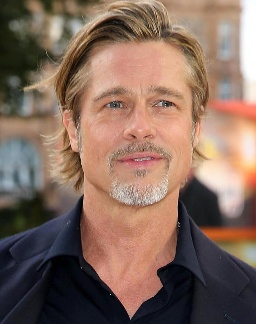
#> input picture Face detection and clustering/faceCluster_5/1.jpg, 256 x 324 px
$ python FaceCluster.py faceCluster_5
#> lines starting #> are read from the running program, lines starting #| are printed output that depends on the picture
import sys
import json
import numpy as np
#import re
import os
from os import path
import cv2
import face_recognition

def crop_face(imgs):
    imgs_crop = []
    #cv2_dir = os.path.dirname(os.path.abspath(cv2.__file__))
    #haar_xml = os.path.join(cv2_dir, 'data/haarcascade_frontalface_alt.xml')

    #Use haar cascade to detect face
    haar_xml = "Model_Files/haarcascade_frontalface_alt.xml"
    if not path.exists(haar_xml):
        print("Cannot find haarcascade_frontalface_alt.xml under Model_Files folder, " + \
              "please download it: https://github.com/opencv/opencv/tree/master/data/haarcascades")
        return
    faceCascade = cv2.CascadeClassifier(haar_xml)

    #Recognize face in each image
    for index in range(0,len(imgs)):

        img_name = imgs[index][0]
        img = imgs[index][1]

        #Transfer img to gray img
        gray = cv2.cvtColor(img, cv2.COLOR_BGR2GRAY)
        detect_faces = faceCascade.detectMultiScale(
            gray,
            scaleFactor=1.06,
            minNeighbors=5,
        )
        if len(detect_faces) > 0:
            # Store in dict format
            for x,y,w,h in detect_faces:
                x = int(x)
                w = int(w)
                h = int(h*1.2)+int(y*0.2)
                y = int(y*0.8)
                img_new=img[y:y+h,x:x+w]

                #img_vec = face_recognition.face_encodings(img_new, [(y, x+w, y+h, x)])
                img_vec = face_recognition.face_encodings(img, [(y, x+w, y+h, x)])
                face = {"iname": img_name, "img_vec": img_vec[0], "img":img_new}
                imgs_crop.append(face)


    return imgs_crop

# [87 lines left out: functions clusters_list, find_min_pairs, face_cluster, dump_cluster_img, not called in this run]

def main():

    imgs_dir = sys.argv[1]

    #read images
    imgs = []
    cluster_k = 0
    cluster_k = int(''.join(filter(str.isdigit, imgs_dir)))

    file_list = os.listdir(imgs_dir)
    file_list.sort(key=lambda file_name: int(''.join(filter(str.isdigit, file_name))))

    for img_file in file_list:
        img = cv2.imread(os.path.join(imgs_dir,img_file))
#> img is the input picture: shape (324, 256, 3); mean B, G, R 93.3, 106.4, 132.5
        if img is not None:
            imgs.append([img_file, img])
    # Step1 and 2
    imgs_crop = []
    imgs_crop = crop_face(imgs)
#> the loop in crop_face, `for index in range(0,len(imgs)): ` made 1 pass
#> (img_name, detect_faces) on pass 1: ('1.jpg', [[69, 49, 143, 143]])
#> pass 1, in crop_face, `gray = cv2.cvtColor(img, cv2.COLOR_BGR2GRAY)`:
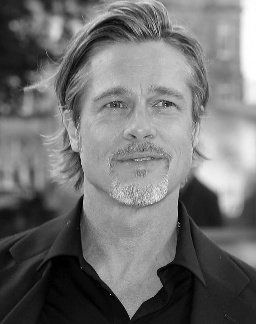
#> gray: shape (324, 256); min 0, max 255, mean 112.7
#> after the loop in crop_face, `for index in range(0,len(imgs)):`: h = 180; imgs_crop = []

    # Step 3
    clusters = []
    clusters = face_cluster(imgs_crop, cluster_k)

    #dump json
    with open('clusters.json', 'w') as outfile:
        json.dump(clusters, outfile)

    #Dump cluster img for report
    #dump_cluster_img(imgs_crop, clusters)

main()
#> (the call stopped at in crop_face, `img_vec = face_recognition.face_encodings(img, [(y, x+w, y+h, x)])`: face_recognition is not available in this run)
